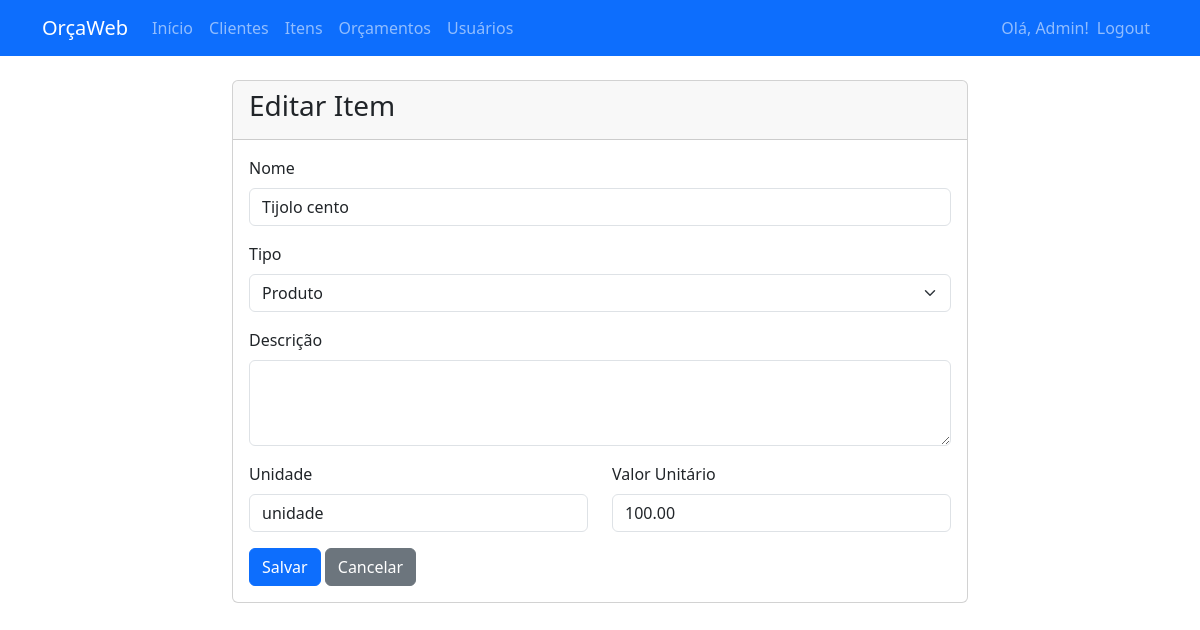
/item/1/editar (signed in), run on the app's committed database.
### app/models.py (models this page shows)
class Usuario(db.Model, UserMixin):
    __tablename__ = 'usuarios'
    id = db.Column(db.Integer, primary_key=True)
    nome = db.Column(db.String(100), nullable=False)
    email = db.Column(db.String(120), unique=True, nullable=False)
    senha_hash = db.Column(db.String(128), nullable=False)
    ativo = db.Column(db.Boolean, default=True)
    orcamentos = db.relationship('Orcamento', backref='usuario', lazy=True)

class Item(db.Model):
    __tablename__ = 'itens'
    id = db.Column(db.Integer, primary_key=True)
    nome = db.Column(db.String(100), nullable=False)
    tipo = db.Column(db.String(20), nullable=False)  # produto/serviço
    descricao = db.Column(db.Text)  # Campo extra sugerido
    unidade = db.Column(db.String(20), default='unidade')  # Campo extra sugerido
    valor_unitario = db.Column(db.Numeric(10, 2), nullable=False)
    orcamento_itens = db.relationship('OrcamentoItem', backref='item', lazy=True)

### app/routes.py (the view, shortened to what this page needs)
@bp.route('/item/<int:id>/editar', methods=['GET', 'POST'])
@login_required
def item_editar(id):
    item = Item.query.get_or_404(id)
    form = ItemForm(obj=item)
    return render_template('item_form.html', form=form, titulo='Editar Item', app_nome='OrçaWeb', empresa_nome='Sua Empresa', logo_url='')

### app/forms.py
class ItemForm(FlaskForm):
    nome = StringField('Nome', validators=[DataRequired(), Length(max=100)])
    tipo = SelectField('Tipo', choices=[('produto', 'Produto'), ('serviço', 'Serviço')], validators=[DataRequired()])
    descricao = TextAreaField('Descrição')
    unidade = StringField('Unidade', validators=[Length(max=20)], default='unidade')
    valor_unitario = DecimalField('Valor Unitário', validators=[DataRequired(), NumberRange(min=0)])
    submit = SubmitField('Salvar')

### app/__init__.py (called while the page is built)
@login_manager.user_loader
def load_user(user_id):
    from .models import Usuario
    return Usuario.query.get(int(user_id))

### templates/item_form.html (shortened to what this page needs)
{% extends "base.html" %}
{% block content %}
<div class="row justify-content-center">
    <div class="col-md-8">
        <div class="card">
            <div class="card-header">
                <h3>{{ titulo }}</h3>
            </div>
            <div class="card-body">
                <form method="POST">
                    <div class="mb-3">
                        {{ form.nome.label(class="form-label") }}
                        {{ form.nome(class="form-control") }}
                    </div>
                    <div class="mb-3">
                        {{ form.tipo.label(class="form-label") }}
                        {{ form.tipo(class="form-select") }}
                    </div>
                    <div class="mb-3">
                        {{ form.descricao.label(class="form-label") }}
                        {{ form.descricao(class="form-control", rows=3) }}
                    </div>
                    <div class="row">
                        <div class="col-md-6 mb-3">
                            {{ form.unidade.label(class="form-label") }}
                            {{ form.unidade(class="form-control") }}
                        </div>
                        <div class="col-md-6 mb-3">
                            {{ form.valor_unitario.label(class="form-label") }}
                            {{ form.valor_unitario(class="form-control") }}
                        </div>
                    </div>
                    {{ form.submit(class="btn btn-primary") }}
                    <a href="{{ url_for('main.itens') }}" class="btn btn-secondary">Cancelar</a>
                </form>
            </div>
        </div>
    </div>
</div>
{% endblock %}

### templates/base.html (shortened to what this page needs)
<!DOCTYPE html>
<html lang="pt-BR">
<head>
    <link href="https://cdn.jsdelivr.net/npm/bootstrap@5.3.0/dist/css/bootstrap.min.css" rel="stylesheet">
    <link rel="stylesheet" href="https://cdn.jsdelivr.net/npm/bootstrap-icons@1.10.0/font/bootstrap-icons.css">
</head>
<body>
    <nav class="navbar navbar-expand-lg navbar-dark bg-primary">
        <div class="container">
            {% if logo_url %}
                <img src="{{ logo_url }}" alt="Logo" class="navbar-brand" style="height: 40px;">
            {% else %}
                <a class="navbar-brand" href="#">{{ app_nome }}</a>
            {% endif %}
            <div class="collapse navbar-collapse" id="navbarNav">
                <ul class="navbar-nav me-auto">
                    <li class="nav-item">
                        <a class="nav-link" href="{{ url_for('main.index') }}">Início</a>
                    </li>
                    <li class="nav-item">
                        <a class="nav-link" href="{{ url_for('main.clientes') }}">Clientes</a>
                    </li>
                    <li class="nav-item">
                        <a class="nav-link" href="{{ url_for('main.itens') }}">Itens</a>
                    </li>
                    <li class="nav-item">
                        <a class="nav-link" href="{{ url_for('main.orcamentos') }}">Orçamentos</a>
                    </li>
                    {% if current_user.is_authenticated and current_user.email == 'admin@example.com' %}
                    <li class="nav-item">
                        <a class="nav-link" href="{{ url_for('main.usuarios') }}">Usuários</a>
                    </li>
                    {% endif %}
                </ul>
                <ul class="navbar-nav d-flex align-items-center">
                    <li class="nav-item">
                        <span class="navbar-text">Olá, {{ current_user.nome }}!</span>
                    </li>
                    <li class="nav-item">
                        <a class="nav-link" href="{{ url_for('main.logout') }}">Logout</a>
                    </li>
                </ul>
            </div>
        </div>
    </nav>
    <div class="container mt-4">
        {% block content %}{% endblock %}
    </div>
</body>
</html>

### data on the page
Usuario: nome "Admin"
Item: nome "Tijolo cento", tipo "Produto", unidade.label "Unidade", unidade "unidade", valor_unitario "100.00"

### other printed values
{{ app_nome }} "OrçaWeb"
{{ titulo }} "Editar Item"
